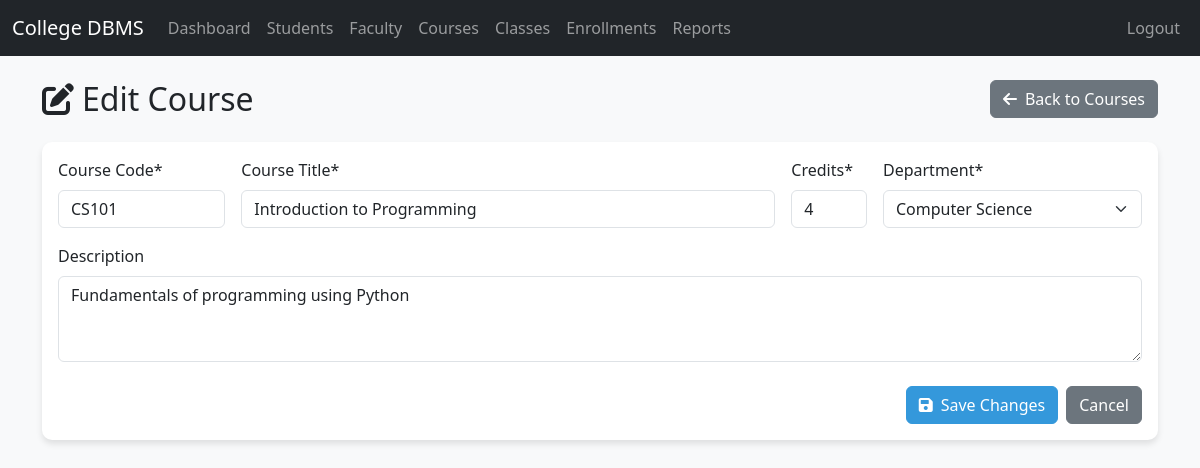
Page /edit_course.php?id=501 (signed in) on the committed database.
### tables this page shows
CREATE TABLE IF NOT EXISTS Courses (
    course_id INT PRIMARY KEY,
    course_code VARCHAR(10) NOT NULL,
    title VARCHAR(100) NOT NULL,
    credits INT CHECK (credits > 0 AND credits <= 5),
    department_id INT,
    description TEXT,
    FOREIGN KEY (department_id) REFERENCES Departments(department_id)
);

CREATE TABLE IF NOT EXISTS Departments (
    department_id INT PRIMARY KEY,
    department_name VARCHAR(50) NOT NULL,
    building VARCHAR(30),
    budget DECIMAL(12,2)
);

### edit_course.php (the view, shortened to what this page needs)
<?php
require_once "config.php";
$course_id = trim($_GET["id"]);
$course_code = $title = $credits = $department_id = $description = "";
$sql = "SELECT * FROM Courses WHERE course_id = ?";
if($stmt = mysqli_prepare($link, $sql)){
    mysqli_stmt_bind_param($stmt, "i", $course_id);
    if(mysqli_stmt_execute($stmt)){
        $result = mysqli_stmt_get_result($stmt);
        if(mysqli_num_rows($result) == 1){
            $row = mysqli_fetch_assoc($result);
            $course_code = $row["course_code"];
            $title = $row["title"];
            $credits = $row["credits"];
            $department_id = $row["department_id"];
            $description = $row["description"];
        } else {
            header("location: course.php");
            exit;
        }
    } else {
        $error = "Error fetching course data.";
    }
}
$departments = array();
$sql = "SELECT * FROM Departments ORDER BY department_name";
if($result = mysqli_query($link, $sql)){
    while($row = mysqli_fetch_assoc($result)){
        $departments[] = $row;
    }
}
?>
<!DOCTYPE html>
<html lang="en">
<head>
    <link href="https://cdn.jsdelivr.net/npm/bootstrap@5.3.0/dist/css/bootstrap.min.css" rel="stylesheet">
    <link rel="stylesheet" href="https://cdnjs.cloudflare.com/ajax/libs/font-awesome/6.0.0/css/all.min.css">
</head>
<body>
    <?php include 'navbar.php'; ?>
    <div class="container py-4">
        <div class="d-flex justify-content-between align-items-center mb-4">
            <h2 class="mb-0">
                <i class="fas fa-edit me-2"></i>Edit Course
            </h2>
            <a href="course.php" class="btn btn-secondary">
                <i class="fas fa-arrow-left me-2"></i>Back to Courses
            </a>
        </div>
        <div class="card">
            <div class="card-body">
                <form method="post">
                    <div class="row g-3">
                        <div class="col-md-2">
                            <label for="course_code" class="form-label">Course Code*</label>
                            <input type="text" class="form-control" id="course_code" name="course_code"
                                   value="<?php echo htmlspecialchars($course_code); ?>" required>
                        </div>
                        <div class="col-md-6">
                            <label for="title" class="form-label">Course Title*</label>
                            <input type="text" class="form-control" id="title" name="title"
                                   value="<?php echo htmlspecialchars($title); ?>" required>
                        </div>
                        <div class="col-md-1">
                            <label for="credits" class="form-label">Credits*</label>
                            <input type="number" class="form-control" id="credits" name="credits"
                                   value="<?php echo htmlspecialchars($credits); ?>" min="1" max="5" required>
                        </div>
                        <div class="col-md-3">
                            <label for="department_id" class="form-label">Department*</label>
                            <select class="form-select" id="department_id" name="department_id" required>
                                <?php foreach($departments as $dept): ?>
                                    <option value="<?php echo $dept['department_id']; ?>"
                                        <?php if($department_id == $dept['department_id']) echo 'selected'; ?>>
                                        <?php echo htmlspecialchars($dept['department_name']); ?>
                                    </option>
                                <?php endforeach; ?>
                            </select>
                        </div>
                    </div>
                    <div class="row mt-3">
                        <div class="col-md-12">
                            <label for="description" class="form-label">Description</label>
                            <textarea class="form-control" id="description" name="description"
                                      rows="3"><?php echo htmlspecialchars($description); ?></textarea>
                        </div>
                    </div>
                    <div class="d-flex justify-content-end mt-4">
                        <button type="submit" name="update" class="btn btn-primary me-2">
                            <i class="fas fa-save me-2"></i>Save Changes
                        </button>
                        <a href="course.php" class="btn btn-secondary">Cancel</a>
                    </div>
                </form>
            </div>
        </div>
    </div>
</body>
</html>

### edit_course.php (style rules this page uses)
:root { --primary-color: #3498db; --secondary-color: #2c3e50; --hover-color: #2980b9; --success-color: #2ecc71; --danger-color: #e74c3c; }
body { font-family: 'Segoe UI', Tahoma, Geneva, Verdana, sans-serif; background-color: #f8f9fa; }
.card { border-radius: 10px; box-shadow: 0 4px 6px rgba(0, 0, 0, 0.1); transition: all 0.3s ease; border: none; }
.btn-primary { background-color: var(--primary-color); border-color: var(--primary-color); }

### rows in the picture
courses: course_code "CS101", title "Introduction to Programming", credits "4", department_id "Computer Science", description "Fundamentals of programming using Python"
